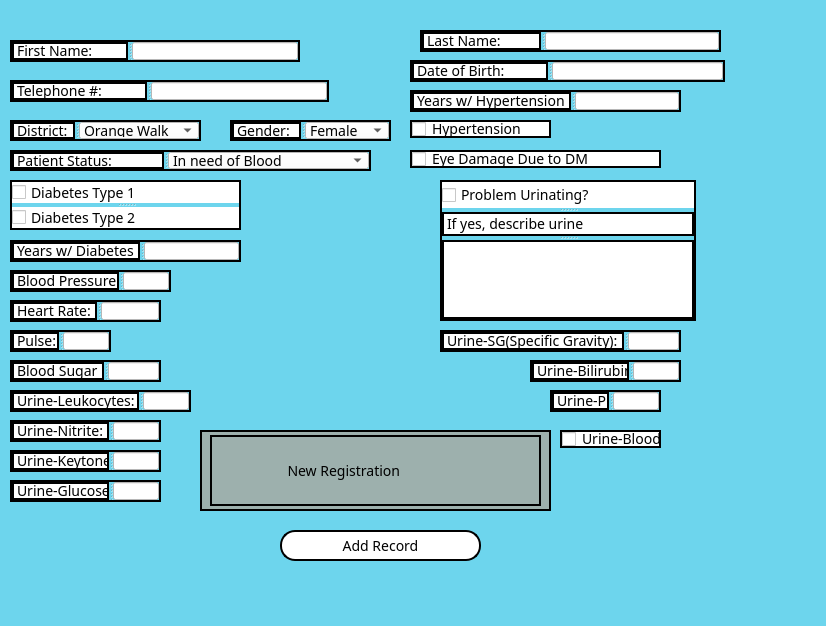
<?xml version="1.0" encoding="UTF-8"?>
<ui version="4.0">
 <class>Form</class>
 <widget class="QWidget" name="Form">
  <property name="geometry">
   <rect>
    <x>0</x>
    <y>0</y>
    <width>826</width>
    <height>626</height>
   </rect>
  </property>
  <property name="windowTitle">
   <string>Form</string>
  </property>
  <property name="styleSheet">
   <string notr="true">*{
    font-family: century gothic;
    font-size: 14px;
}

QToolButton
{
    background: #D1D2D2;
    border-radius: 30px;
}

QLabel
{
    color: black;
}

QPushButton
{
   border: 2px solid black;
   background-color: #D1D2D2;
   border-radius: 15px;
}

QPushButton:hover
{
   color: #D1D2D2;
   border-radius: 15px;
   background: #16A5C3;
}

QFrame
{
  background: #C7D1D1;
  border: 2px solid black
}
QWidget
{
   background-color:   #6dd5ed;
}

QMessageBox
{
   color: black;
   background-color: white;
}</string>
  </property>
  <widget class="QCheckBox" name="eyeDamageBox">
   <property name="geometry">
    <rect>
     <x>410</x>
     <y>150</y>
     <width>251</width>
     <height>18</height>
    </rect>
   </property>
   <property name="styleSheet">
    <string notr="true">QCheckBox
{
    color: black;
    background-color: white;
    border: 2px solid black
}</string>
   </property>
   <property name="text">
    <string>Eye Damage Due to DM</string>
   </property>
  </widget>
  <widget class="QSplitter" name="splitter_10">
   <property name="geometry">
    <rect>
     <x>410</x>
     <y>90</y>
     <width>271</width>
     <height>22</height>
    </rect>
   </property>
   <property name="orientation">
    <enum>Qt::Horizontal</enum>
   </property>
   <widget class="QLabel" name="hyperLabel">
    <property name="styleSheet">
     <string notr="true">QLabel
{
    color: black;
    background-color: white;
}</string>
    </property>
    <property name="text">
     <string>Years w/ Hypertension</string>
    </property>
   </widget>
   <widget class="QLineEdit" name="hyperEdit">
    <property name="styleSheet">
     <string notr="true">QLineEdit
{
    color: black;
    background-color: white;
}</string>
    </property>
   </widget>
  </widget>
  <widget class="QSplitter" name="splitter_17">
   <property name="geometry">
    <rect>
     <x>10</x>
     <y>420</y>
     <width>151</width>
     <height>22</height>
    </rect>
   </property>
   <property name="orientation">
    <enum>Qt::Horizontal</enum>
   </property>
   <widget class="QLabel" name="label_8">
    <property name="styleSheet">
     <string notr="true">QLabel
{
    color: black;
    background-color: white;
}</string>
    </property>
    <property name="text">
     <string>Urine-Nitrite:</string>
    </property>
   </widget>
   <widget class="QLineEdit" name="lineEdit_7">
    <property name="styleSheet">
     <string notr="true">QLineEdit
{
    color: black;
    background-color: white;
}</string>
    </property>
   </widget>
  </widget>
  <widget class="QSplitter" name="splitter_21">
   <property name="geometry">
    <rect>
     <x>550</x>
     <y>390</y>
     <width>111</width>
     <height>22</height>
    </rect>
   </property>
   <property name="orientation">
    <enum>Qt::Horizontal</enum>
   </property>
   <widget class="QLabel" name="label_12">
    <property name="styleSheet">
     <string notr="true">QLabel
{
    color: black;
    background-color: white;
}</string>
    </property>
    <property name="text">
     <string>Urine-PH:</string>
    </property>
   </widget>
   <widget class="QLineEdit" name="lineEdit_11">
    <property name="styleSheet">
     <string notr="true">QLineEdit
{
    color: black;
    background-color: white;
}</string>
    </property>
   </widget>
  </widget>
  <widget class="QSplitter" name="splitter_2">
   <property name="geometry">
    <rect>
     <x>420</x>
     <y>30</y>
     <width>301</width>
     <height>22</height>
    </rect>
   </property>
   <property name="orientation">
    <enum>Qt::Horizontal</enum>
   </property>
   <widget class="QLabel" name="LNameLabel">
    <property name="styleSheet">
     <string notr="true">QLabel
{
    color: black;
    background-color: white;
}</string>
    </property>
    <property name="text">
     <string>Last Name:</string>
    </property>
   </widget>
   <widget class="QLineEdit" name="LNameEdit">
    <property name="styleSheet">
     <string notr="true">QLineEdit
{
    color: black;
    background-color: white;
}</string>
    </property>
   </widget>
  </widget>
  <widget class="QSplitter" name="splitter_19">
   <property name="geometry">
    <rect>
     <x>10</x>
     <y>480</y>
     <width>151</width>
     <height>22</height>
    </rect>
   </property>
   <property name="orientation">
    <enum>Qt::Horizontal</enum>
   </property>
   <widget class="QLabel" name="label_10">
    <property name="styleSheet">
     <string notr="true">QLabel
{
    color: black;
    background-color: white;
}</string>
    </property>
    <property name="text">
     <string>Urine-Glucose:</string>
    </property>
   </widget>
   <widget class="QLineEdit" name="lineEdit_9">
    <property name="styleSheet">
     <string notr="true">QLineEdit
{
    color: black;
    background-color: white;
}</string>
    </property>
   </widget>
  </widget>
  <widget class="QSplitter" name="splitter_6">
   <property name="geometry">
    <rect>
     <x>230</x>
     <y>120</y>
     <width>161</width>
     <height>21</height>
    </rect>
   </property>
   <property name="orientation">
    <enum>Qt::Horizontal</enum>
   </property>
   <widget class="QLabel" name="GenderLabel">
    <property name="styleSheet">
     <string notr="true">QLabel
{
    color: black;
    background-color: white;
}</string>
    </property>
    <property name="text">
     <string>Gender:</string>
    </property>
   </widget>
   <widget class="QComboBox" name="GenderCombo">
    <property name="styleSheet">
     <string notr="true">QComboBox
{
    color: black;
    background-color: white;
}</string>
    </property>
    <item>
     <property name="text">
      <string>Female</string>
     </property>
    </item>
    <item>
     <property name="text">
      <string>Male</string>
     </property>
    </item>
   </widget>
  </widget>
  <widget class="QPushButton" name="pushButton">
   <property name="geometry">
    <rect>
     <x>280</x>
     <y>530</y>
     <width>201</width>
     <height>31</height>
    </rect>
   </property>
   <property name="styleSheet">
    <string notr="true">QPushButton
{
    color: black;
    background-color: white;
}

QPushButton:hover
{
   color: #D1D2D2;
   border-radius: 15px;
   background: #426a78;
}</string>
   </property>
   <property name="text">
    <string>Add Record</string>
   </property>
  </widget>
  <widget class="QSplitter" name="splitter_4">
   <property name="geometry">
    <rect>
     <x>410</x>
     <y>60</y>
     <width>315</width>
     <height>22</height>
    </rect>
   </property>
   <property name="orientation">
    <enum>Qt::Horizontal</enum>
   </property>
   <widget class="QLabel" name="DOBLabel">
    <property name="styleSheet">
     <string notr="true">QLabel
{
    color: black;
    background-color: white;
}</string>
    </property>
    <property name="text">
     <string>Date of Birth:</string>
    </property>
   </widget>
   <widget class="QLineEdit" name="DOBEdit">
    <property name="styleSheet">
     <string notr="true">QLineEdit
{
    color: black;
    background-color: white;
}</string>
    </property>
   </widget>
  </widget>
  <widget class="QSplitter" name="splitter_11">
   <property name="geometry">
    <rect>
     <x>440</x>
     <y>180</y>
     <width>256</width>
     <height>141</height>
    </rect>
   </property>
   <property name="orientation">
    <enum>Qt::Vertical</enum>
   </property>
   <widget class="QCheckBox" name="checkBox_2">
    <property name="styleSheet">
     <string notr="true">QCheckBox
{
    color: black;
    background-color: white;
}</string>
    </property>
    <property name="text">
     <string>Problem Urinating?</string>
    </property>
   </widget>
   <widget class="QLabel" name="label_3">
    <property name="styleSheet">
     <string notr="true">QLabel
{
    color: black;
    background-color: white;
}</string>
    </property>
    <property name="text">
     <string>If yes, describe urine</string>
    </property>
   </widget>
   <widget class="QTextEdit" name="textEdit">
    <property name="styleSheet">
     <string notr="true">QTextEdit
{
    color: black;
    background-color: white;
}</string>
    </property>
   </widget>
  </widget>
  <widget class="QCheckBox" name="checkBox_3">
   <property name="geometry">
    <rect>
     <x>560</x>
     <y>430</y>
     <width>101</width>
     <height>18</height>
    </rect>
   </property>
   <property name="styleSheet">
    <string notr="true">QCheckBox
{
    color: black;
    background-color: white;
    border: 2px solid black
}</string>
   </property>
   <property name="text">
    <string>Urine-Blood</string>
   </property>
  </widget>
  <widget class="QSplitter" name="splitter_12">
   <property name="geometry">
    <rect>
     <x>10</x>
     <y>270</y>
     <width>161</width>
     <height>22</height>
    </rect>
   </property>
   <property name="orientation">
    <enum>Qt::Horizontal</enum>
   </property>
   <widget class="QLabel" name="label_4">
    <property name="styleSheet">
     <string notr="true">QLabel
{
    color: black;
    background-color: white;
}</string>
    </property>
    <property name="text">
     <string>Blood Pressure</string>
    </property>
   </widget>
   <widget class="QLineEdit" name="lineEdit_3">
    <property name="styleSheet">
     <string notr="true">QLineEdit
{
    color: black;
    background-color: white;
}</string>
    </property>
   </widget>
  </widget>
  <widget class="QSplitter" name="splitter_9">
   <property name="geometry">
    <rect>
     <x>10</x>
     <y>180</y>
     <width>231</width>
     <height>50</height>
    </rect>
   </property>
   <property name="orientation">
    <enum>Qt::Vertical</enum>
   </property>
   <widget class="QCheckBox" name="Type1Box">
    <property name="styleSheet">
     <string notr="true">QCheckBox
{
    color: black;
    background-color: white;
}</string>
    </property>
    <property name="text">
     <string>Diabetes Type 1</string>
    </property>
   </widget>
   <widget class="QCheckBox" name="Type2Box">
    <property name="styleSheet">
     <string notr="true">QCheckBox
{
    color: black;
    background-color: white;
}</string>
    </property>
    <property name="text">
     <string>Diabetes Type 2</string>
    </property>
   </widget>
  </widget>
  <widget class="QSplitter" name="splitter_22">
   <property name="geometry">
    <rect>
     <x>10</x>
     <y>450</y>
     <width>151</width>
     <height>22</height>
    </rect>
   </property>
   <property name="orientation">
    <enum>Qt::Horizontal</enum>
   </property>
   <widget class="QLabel" name="label_13">
    <property name="styleSheet">
     <string notr="true">QLabel
{
    color: black;
    background-color: white;
}</string>
    </property>
    <property name="text">
     <string>Urine-Keytones:</string>
    </property>
   </widget>
   <widget class="QLineEdit" name="lineEdit_12">
    <property name="styleSheet">
     <string notr="true">QLineEdit
{
    color: black;
    background-color: white;
}</string>
    </property>
   </widget>
  </widget>
  <widget class="QSplitter" name="splitter_3">
   <property name="geometry">
    <rect>
     <x>10</x>
     <y>80</y>
     <width>319</width>
     <height>22</height>
    </rect>
   </property>
   <property name="orientation">
    <enum>Qt::Horizontal</enum>
   </property>
   <widget class="QLabel" name="label">
    <property name="styleSheet">
     <string notr="true">QLabel
{
    color: black;
    background-color: white;
}</string>
    </property>
    <property name="text">
     <string>Telephone #:</string>
    </property>
   </widget>
   <widget class="QLineEdit" name="lineEdit">
    <property name="styleSheet">
     <string notr="true">QLineEdit
{
    color: black;
    background-color: white;
}</string>
    </property>
   </widget>
  </widget>
  <widget class="QSplitter" name="splitter_15">
   <property name="geometry">
    <rect>
     <x>10</x>
     <y>360</y>
     <width>151</width>
     <height>22</height>
    </rect>
   </property>
   <property name="orientation">
    <enum>Qt::Horizontal</enum>
   </property>
   <widget class="QLabel" name="label_6">
    <property name="styleSheet">
     <string notr="true">QLabel
{
    color: black;
    background-color: white;
}</string>
    </property>
    <property name="text">
     <string>Blood Sugar</string>
    </property>
   </widget>
   <widget class="QLineEdit" name="lineEdit_5">
    <property name="styleSheet">
     <string notr="true">QLineEdit
{
    color: black;
    background-color: white;
}</string>
    </property>
   </widget>
  </widget>
  <widget class="QSplitter" name="splitter_5">
   <property name="geometry">
    <rect>
     <x>10</x>
     <y>120</y>
     <width>191</width>
     <height>21</height>
    </rect>
   </property>
   <property name="orientation">
    <enum>Qt::Horizontal</enum>
   </property>
   <widget class="QLabel" name="DistrictLabel">
    <property name="styleSheet">
     <string notr="true">QLabel
{
    color: black;
    background-color: white;
}</string>
    </property>
    <property name="text">
     <string>District:</string>
    </property>
   </widget>
   <widget class="QComboBox" name="DistrictCombo">
    <property name="styleSheet">
     <string notr="true">QComboBox
{
    color: black;
    background-color: white;
}</string>
    </property>
    <item>
     <property name="text">
      <string>Orange Walk</string>
     </property>
    </item>
    <item>
     <property name="text">
      <string>Cayo</string>
     </property>
    </item>
    <item>
     <property name="text">
      <string>Belize</string>
     </property>
    </item>
    <item>
     <property name="text">
      <string>Stann Creek</string>
     </property>
    </item>
    <item>
     <property name="text">
      <string>Toledo</string>
     </property>
    </item>
    <item>
     <property name="text">
      <string>Corozal</string>
     </property>
    </item>
    <item>
     <property name="text">
      <string>Other</string>
     </property>
    </item>
   </widget>
  </widget>
  <widget class="QSplitter" name="splitter_7">
   <property name="geometry">
    <rect>
     <x>10</x>
     <y>150</y>
     <width>361</width>
     <height>21</height>
    </rect>
   </property>
   <property name="orientation">
    <enum>Qt::Horizontal</enum>
   </property>
   <widget class="QLabel" name="PatientLabel">
    <property name="styleSheet">
     <string notr="true">QLabel
{
    color: black;
    background-color: white;
}</string>
    </property>
    <property name="text">
     <string>Patient Status:</string>
    </property>
   </widget>
   <widget class="QComboBox" name="PatientCombo">
    <property name="styleSheet">
     <string notr="true">QComboBox
{
    color: black;
    background-color: white;
}</string>
    </property>
    <item>
     <property name="text">
      <string>In need of Blood</string>
     </property>
    </item>
    <item>
     <property name="text">
      <string>On Treatment</string>
     </property>
    </item>
    <item>
     <property name="text">
      <string>Deceased</string>
     </property>
    </item>
    <item>
     <property name="text">
      <string>New Patient</string>
     </property>
    </item>
   </widget>
  </widget>
  <widget class="QSplitter" name="splitter_16">
   <property name="geometry">
    <rect>
     <x>10</x>
     <y>390</y>
     <width>181</width>
     <height>22</height>
    </rect>
   </property>
   <property name="orientation">
    <enum>Qt::Horizontal</enum>
   </property>
   <widget class="QLabel" name="label_7">
    <property name="styleSheet">
     <string notr="true">QLabel
{
    color: black;
    background-color: white;
}</string>
    </property>
    <property name="text">
     <string>Urine-Leukocytes:</string>
    </property>
   </widget>
   <widget class="QLineEdit" name="lineEdit_6">
    <property name="styleSheet">
     <string notr="true">QLineEdit
{
    color: black;
    background-color: white;
}</string>
    </property>
   </widget>
  </widget>
  <widget class="QSplitter" name="splitter_13">
   <property name="geometry">
    <rect>
     <x>10</x>
     <y>300</y>
     <width>151</width>
     <height>22</height>
    </rect>
   </property>
   <property name="orientation">
    <enum>Qt::Horizontal</enum>
   </property>
   <widget class="QLabel" name="label_2">
    <property name="styleSheet">
     <string notr="true">QLabel
{
    color: black;
    background-color: white;
}</string>
    </property>
    <property name="text">
     <string>Heart Rate:</string>
    </property>
   </widget>
   <widget class="QLineEdit" name="lineEdit_2">
    <property name="styleSheet">
     <string notr="true">QLineEdit
{
    color: black;
    background-color: white;
}</string>
    </property>
   </widget>
  </widget>
  <widget class="QCheckBox" name="checkBox">
   <property name="geometry">
    <rect>
     <x>410</x>
     <y>120</y>
     <width>141</width>
     <height>18</height>
    </rect>
   </property>
   <property name="styleSheet">
    <string notr="true">QCheckBox
{
    color: black;
    background-color: white;
    border: 2px solid black
}</string>
   </property>
   <property name="text">
    <string>Hypertension</string>
   </property>
  </widget>
  <widget class="QSplitter" name="splitter_18">
   <property name="geometry">
    <rect>
     <x>440</x>
     <y>330</y>
     <width>241</width>
     <height>22</height>
    </rect>
   </property>
   <property name="orientation">
    <enum>Qt::Horizontal</enum>
   </property>
   <widget class="QLabel" name="label_9">
    <property name="styleSheet">
     <string notr="true">QLabel
{
    color: black;
    background-color: white;
}</string>
    </property>
    <property name="text">
     <string>Urine-SG(Specific Gravity):</string>
    </property>
   </widget>
   <widget class="QLineEdit" name="lineEdit_8">
    <property name="styleSheet">
     <string notr="true">QLineEdit
{
    color: black;
    background-color: white;
}</string>
    </property>
   </widget>
  </widget>
  <widget class="QSplitter" name="splitter">
   <property name="geometry">
    <rect>
     <x>10</x>
     <y>40</y>
     <width>290</width>
     <height>22</height>
    </rect>
   </property>
   <property name="orientation">
    <enum>Qt::Horizontal</enum>
   </property>
   <widget class="QLabel" name="FNameLabel">
    <property name="styleSheet">
     <string notr="true">QLabel
{
    color: black;
    background-color: white;
}</string>
    </property>
    <property name="text">
     <string>First Name:</string>
    </property>
   </widget>
   <widget class="QLineEdit" name="FNameEdit">
    <property name="styleSheet">
     <string notr="true">QLineEdit
{
    color: black;
    background-color: white;
}</string>
    </property>
   </widget>
  </widget>
  <widget class="QSplitter" name="splitter_8">
   <property name="geometry">
    <rect>
     <x>10</x>
     <y>240</y>
     <width>231</width>
     <height>22</height>
    </rect>
   </property>
   <property name="orientation">
    <enum>Qt::Horizontal</enum>
   </property>
   <widget class="QLabel" name="diabetesLabel">
    <property name="styleSheet">
     <string notr="true">QLabel
{
    color: black;
    background-color: white;
}</string>
    </property>
    <property name="text">
     <string>Years w/ Diabetes</string>
    </property>
   </widget>
   <widget class="QLineEdit" name="diabetesEdit">
    <property name="styleSheet">
     <string notr="true">QLineEdit
{
    color: black;
    background-color: white;
}</string>
    </property>
   </widget>
  </widget>
  <widget class="QSplitter" name="splitter_20">
   <property name="geometry">
    <rect>
     <x>530</x>
     <y>360</y>
     <width>151</width>
     <height>22</height>
    </rect>
   </property>
   <property name="orientation">
    <enum>Qt::Horizontal</enum>
   </property>
   <widget class="QLabel" name="label_11">
    <property name="styleSheet">
     <string notr="true">QLabel
{
    color: black;
    background-color: white;
}</string>
    </property>
    <property name="text">
     <string>Urine-Bilirubin</string>
    </property>
   </widget>
   <widget class="QLineEdit" name="lineEdit_10">
    <property name="styleSheet">
     <string notr="true">QLineEdit
{
    color: black;
    background-color: white;
}</string>
    </property>
   </widget>
  </widget>
  <widget class="QFrame" name="frame">
   <property name="geometry">
    <rect>
     <x>200</x>
     <y>430</y>
     <width>351</width>
     <height>81</height>
    </rect>
   </property>
   <property name="styleSheet">
    <string notr="true">QFrame
{
   background: #9db0ad;
}</string>
   </property>
   <property name="frameShape">
    <enum>QFrame::StyledPanel</enum>
   </property>
   <property name="frameShadow">
    <enum>QFrame::Raised</enum>
   </property>
   <widget class="QLabel" name="label_14">
    <property name="geometry">
     <rect>
      <x>10</x>
      <y>5</y>
      <width>331</width>
      <height>71</height>
     </rect>
    </property>
    <property name="text">
     <string>                    New Registration</string>
    </property>
   </widget>
  </widget>
  <widget class="QSplitter" name="splitter_14">
   <property name="geometry">
    <rect>
     <x>10</x>
     <y>330</y>
     <width>101</width>
     <height>22</height>
    </rect>
   </property>
   <property name="orientation">
    <enum>Qt::Horizontal</enum>
   </property>
   <widget class="QLabel" name="label_5">
    <property name="styleSheet">
     <string notr="true">QLabel
{
    color: black;
    background-color: white;
}</string>
    </property>
    <property name="text">
     <string>Pulse:</string>
    </property>
   </widget>
   <widget class="QLineEdit" name="lineEdit_4">
    <property name="styleSheet">
     <string notr="true">QLineEdit
{
    color: black;
    background-color: white;
}</string>
    </property>
   </widget>
  </widget>
 </widget>
 <resources/>
 <connections/>
</ui>
